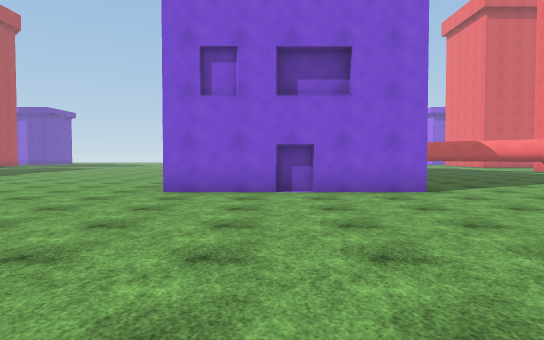
view 1 (above)

24 first-person views from a walk through a 3-D level made in the Unity game engine. The camera is 1.4 m above the floor, tilts 2° down and sees 70° across. The floor is counted in squares, 2 m on a side. Each view is taken from the middle of a square. On the plan, view 1 faces up. The plan holds only what a view shows up to about 11 squares ahead; the rest is blank. The place goes on beyond the plan. The player character is not drawn. Some animated figures are not drawn. Surface patterns are stand-ins for the level's own textures.

view 2
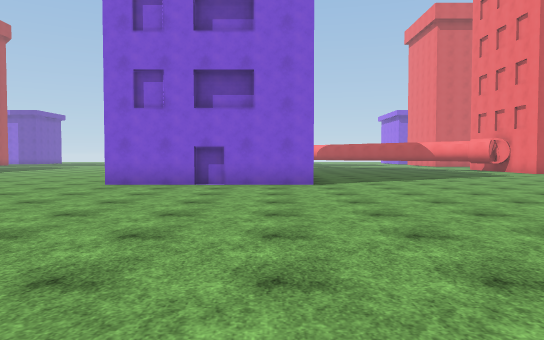

view 3
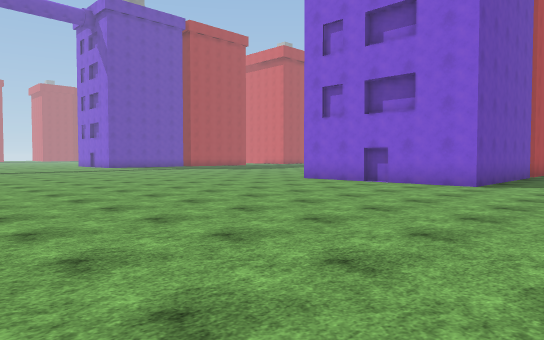

view 4
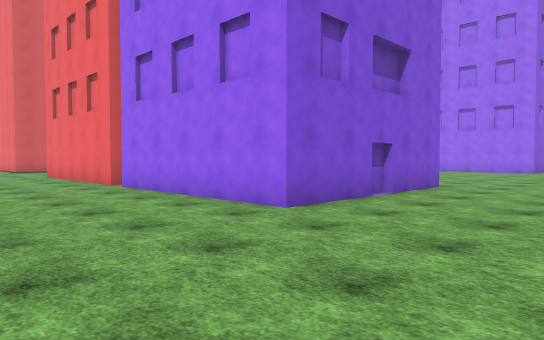

view 5
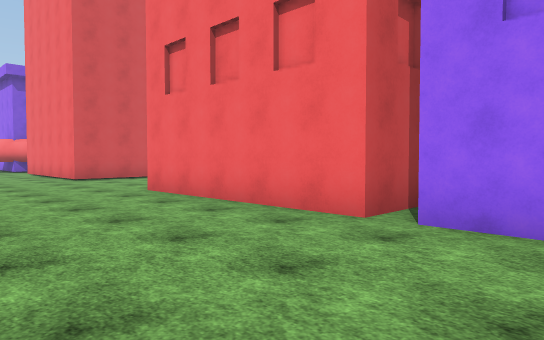

view 6
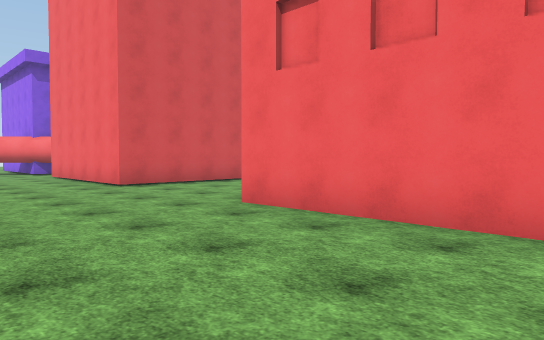

view 7
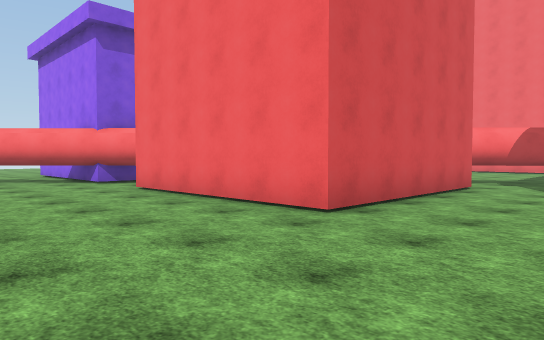

view 8
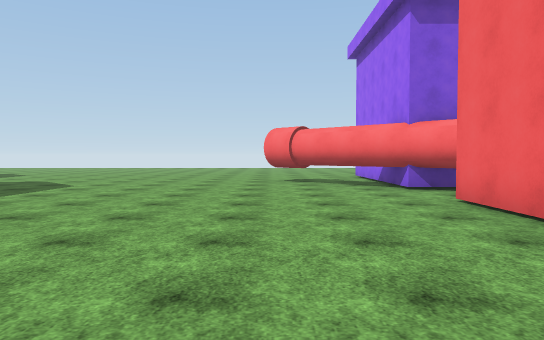

view 9
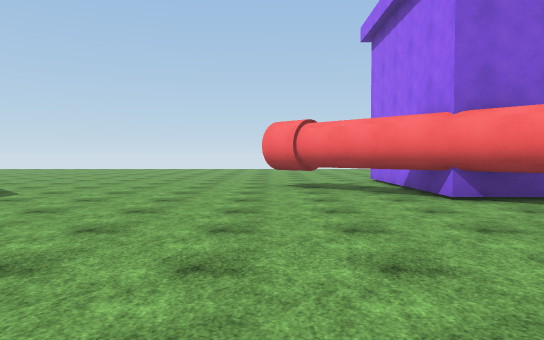

view 10
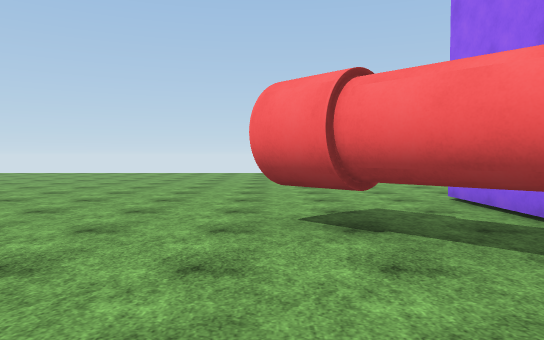

view 11
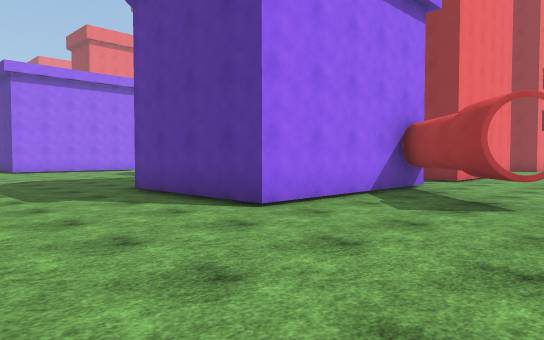

view 12
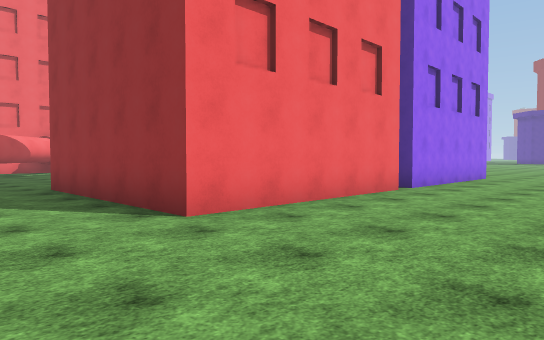

view 13
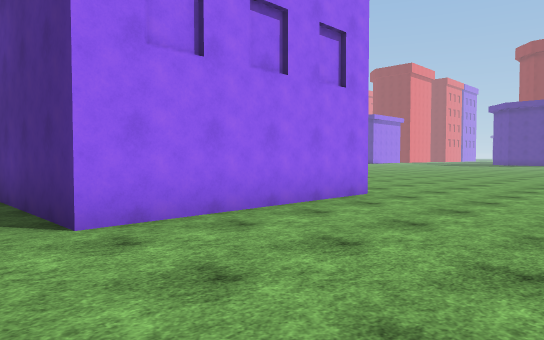

view 14
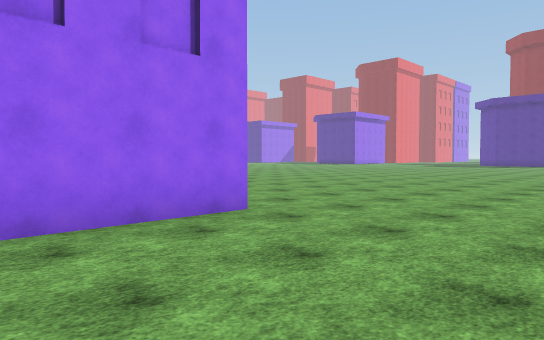

view 15
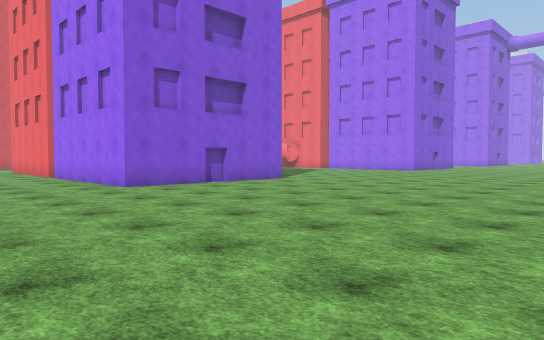

view 16
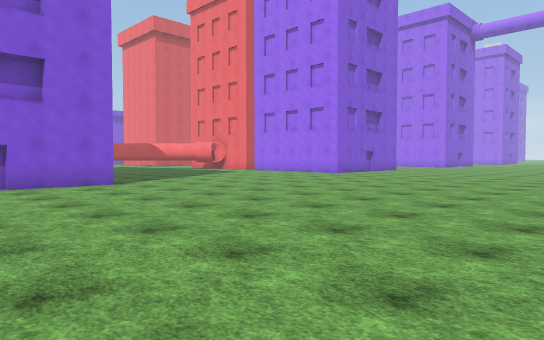

view 17
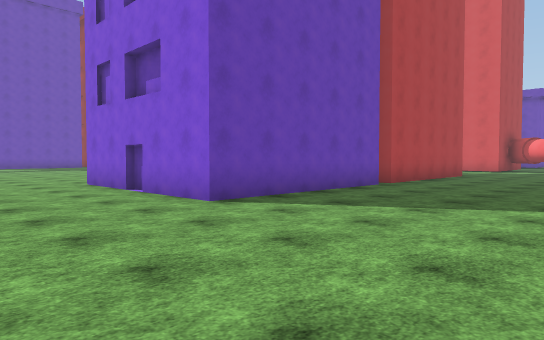

view 18
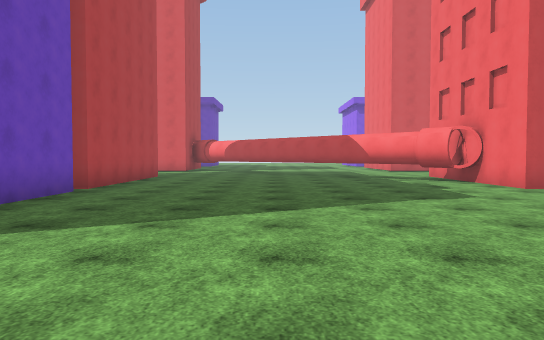

view 19
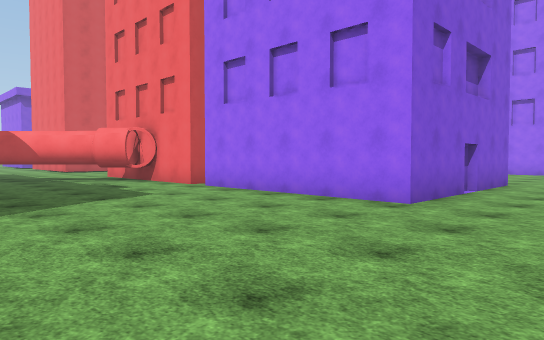

view 20
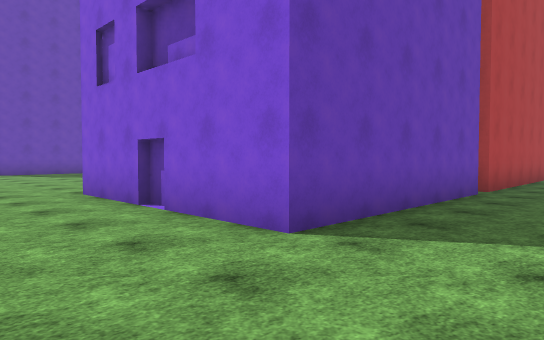

view 21
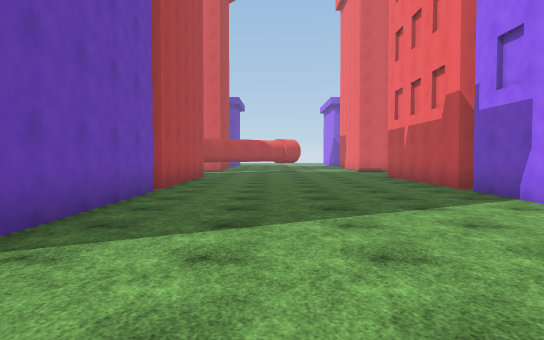

view 22
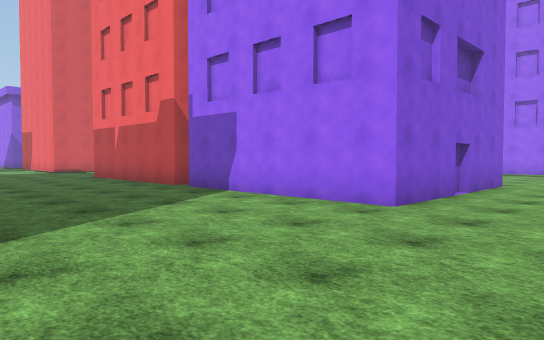

view 23
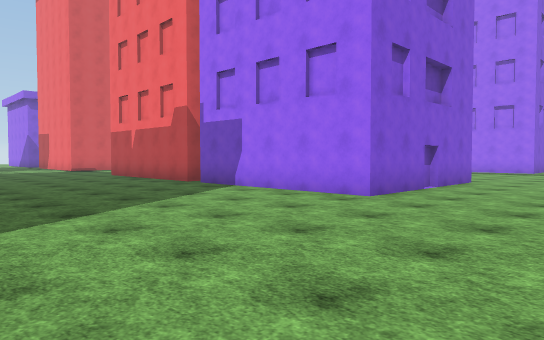

view 24
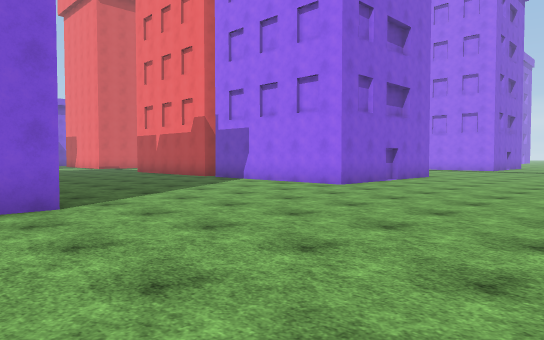

### Floor plan
Key: @ floor where view 1 was taken; # wall or solid block; . floor.
Columns run from 6 left of view 1 to 27 right of it. Each row starts with its distance up from view 1.
 39 .....
 38 .........
 37 ..............
 36 ..............
 35 ....#####....
 34 ....#     ..
 33 .##.#
 32 ..###
 31 ...##
 30 ....##
 29 .....#
 28 ....##
 27 ....#
 26 ....#
 25 ....#
 24 ....#    ###
 23 ....######.##
 22 ............#
 21 .........
 20 .........
 19 ..............
 18 ....######.... ##      #   ..
 17 ....#    # ..  .##     #. ....
 16 ....#    #.......###   #......#
 15  ...#    #.........#   #......#
 14 ....##   #.........#   #......#
 13 ........ ...........    .......
 12 ....######.........#   #......#
 11 ....#    #.........#   #......#
 10 ....#    #.........#   #......#
  9 ....#    #.........#   #......#
  8 ....######.........#####......####
  7 ..................................
  6 ..................................
  5  ................     ............
  4 ................      ............
  3  ................      ........
  2 ..................    . ..
  1 ...................
  0 ......@............
 -1 . ............
 -2   .. . .... .

Positions as (right, up) in squares from view 1, and headings:
1: (0, 0), facing up
2: (2, -2), facing up
3: (6, -2), facing up-left
4: (-6, 4), facing up-right
5: (-6, 11), facing up-right
6: (-6, 14), facing up-right
7: (-6, 20), facing up-right
8: (-5, 22), facing up
9: (-5, 24), facing up
10: (-5, 29), facing up
11: (-6, 39), facing down-right
12: (-6, 21), facing down-right
13: (-6, 14), facing down-right
14: (-6, 11), facing down-right
15: (-6, -1), facing up-right
16: (-1, -2), facing up-right
17: (8, 4), facing up-left
18: (7, 5), facing up
19: (7, 5), facing up-right
20: (20, 5), facing up-left
21: (20, 5), facing up
22: (19, 5), facing up-right
23: (18, 4), facing up-right
24: (16, 2), facing up-right
